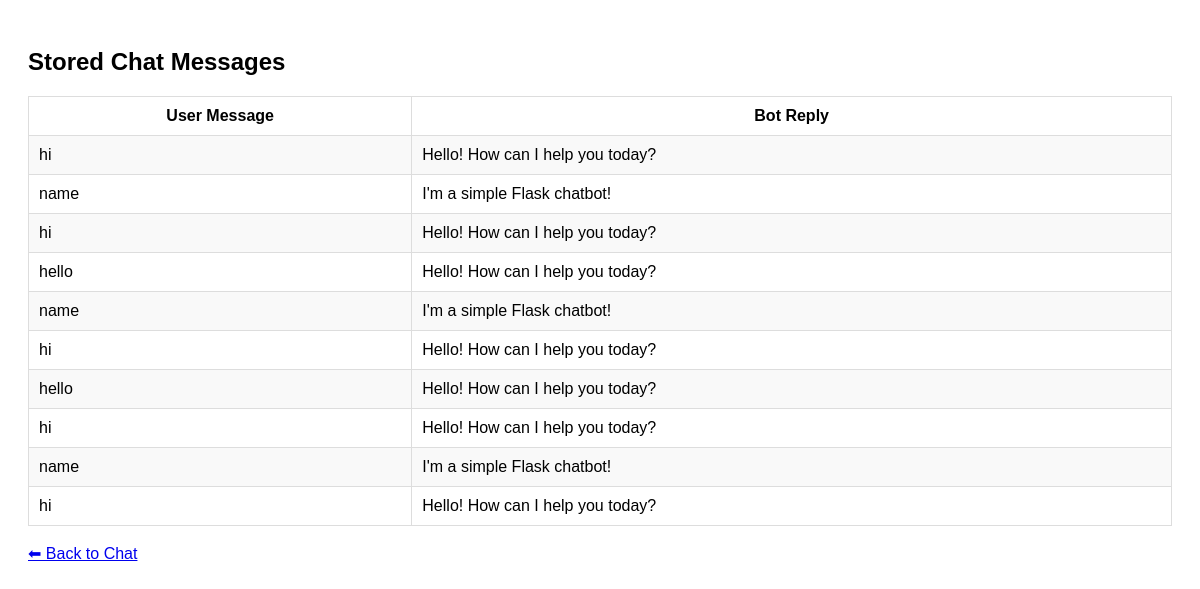
The app's page /history with its own data.
### tables this page shows
CREATE TABLE messages (
                        id INTEGER PRIMARY KEY AUTOINCREMENT,
                        user_message TEXT,
                        bot_reply TEXT
                      );

### app.py (the view)
@app.route("/history")
def history():
    conn = sqlite3.connect("chatbot.db")
    cur = conn.cursor()
    cur.execute("SELECT user_message, bot_reply FROM messages")
    data = cur.fetchall()
    conn.close()
    return render_template("history.html", data=data)

### templates/history.html (shortened to what this page needs)
<!DOCTYPE html>
<html>
<head>
</head>
<body>
    <h2>Stored Chat Messages</h2>
    <table>
        <tr>
            <th>User Message</th>
            <th>Bot Reply</th>
        </tr>
        {% for user, bot in data %}
        <tr>
            <td>{{ user }}</td>
            <td>{{ bot }}</td>
        </tr>
        {% endfor %}
    </table>
    <br>
    <a href="/">⬅ Back to Chat</a>
</body>
</html>

### templates/history.html (style rules this page uses)
body { font-family: Arial; padding: 20px; }
table { width: 100%; border-collapse: collapse; }
td, th { border: 1px solid #ddd; padding: 10px; }
tr:nth-child(even) { background-color: #f9f9f9; }

### records on screen
messages: user_message "hi", bot_reply "Hello! How can I help you today?"
messages: user_message "name", bot_reply "I'm a simple Flask chatbot!"
messages: user_message "hi", bot_reply "Hello! How can I help you today?"
messages: user_message "hello", bot_reply "Hello! How can I help you today?"
messages: user_message "name", bot_reply "I'm a simple Flask chatbot!"
messages: user_message "hi", bot_reply "Hello! How can I help you today?"
messages: user_message "hello", bot_reply "Hello! How can I help you today?"
messages: user_message "hi", bot_reply "Hello! How can I help you today?"
messages: user_message "name", bot_reply "I'm a simple Flask chatbot!"
messages: user_message "hi", bot_reply "Hello! How can I help you today?"
